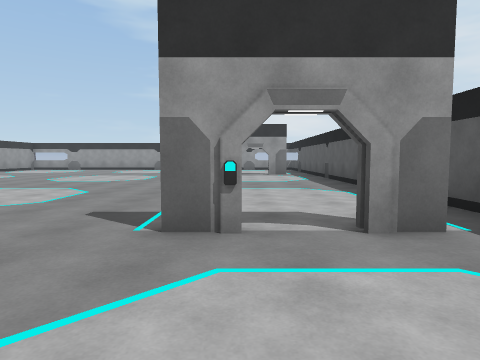
view 1 (above)

14 first-person views from a walk through a scene from a Unity 3-D project. The camera is 1.3 m above the floor, tilts 4° down and sees 75° across. The floor is counted in squares, 2 m on a side. Each view is taken from the middle of a square. On the plan, view 1 faces up. The plan holds only what a view shows up to about 10 squares ahead; the rest is blank. The place goes on beyond the plan. The player is left out.

view 2
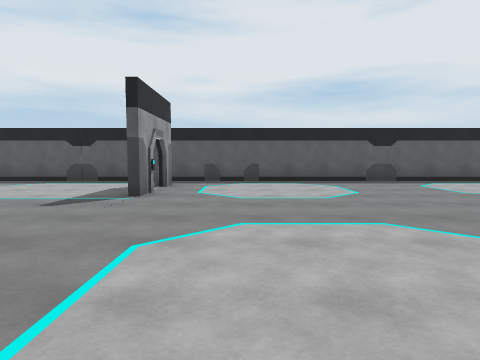

view 3
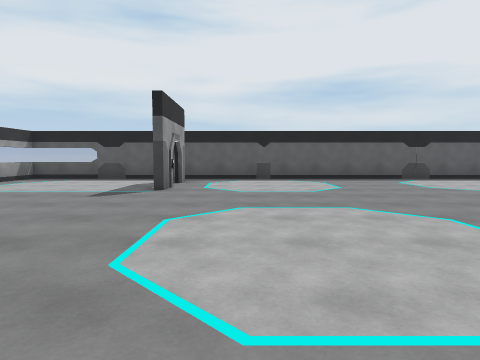

view 4
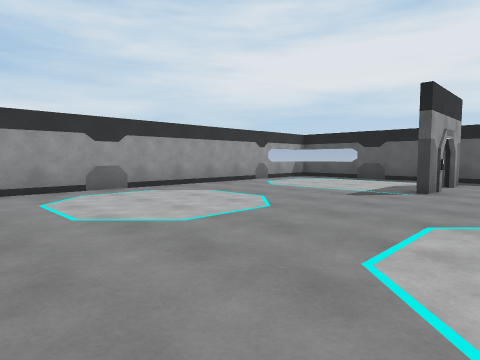

view 5
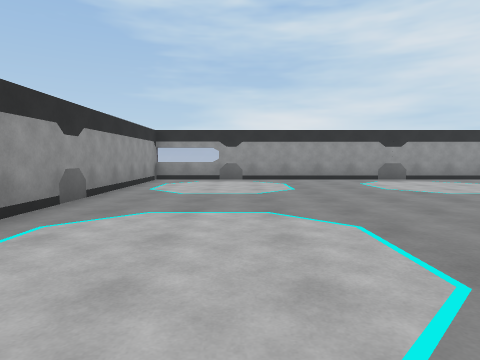

view 6
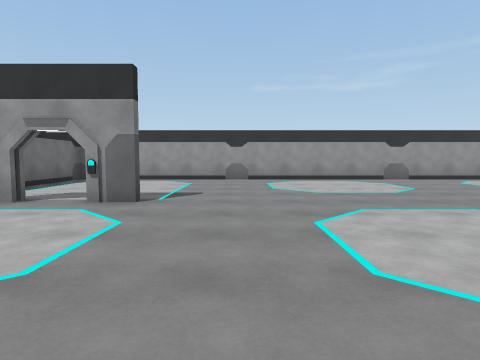

view 7
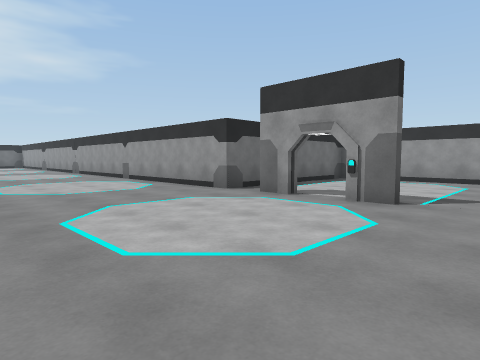

view 8
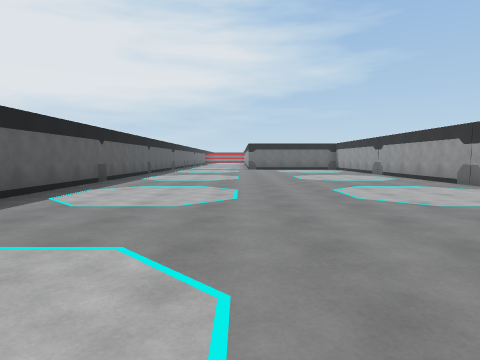

view 9
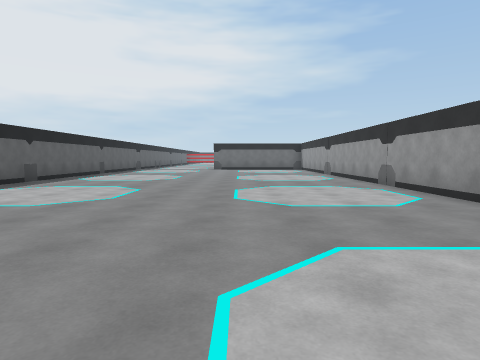

view 10
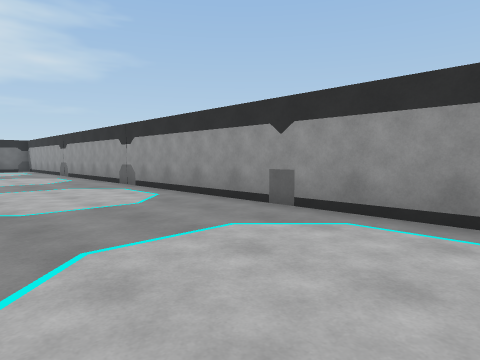

view 11
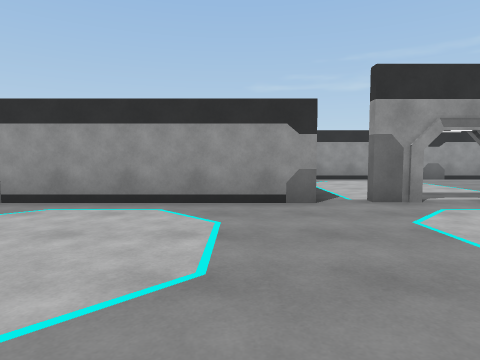

view 12
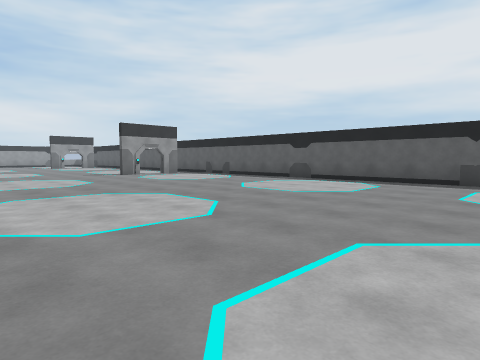

view 13
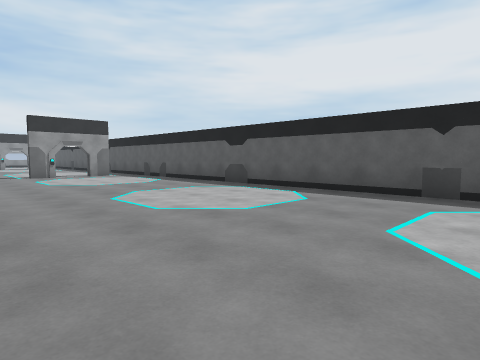

view 14
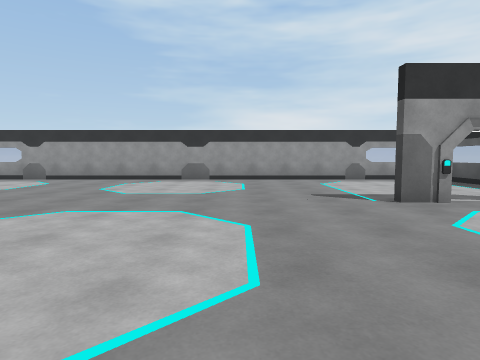

### Floor plan
Points are (right, up) in squares from view 1. A wall is a line through its corners. A room is listed if a view was taken in it or the views show most of it. See-through windows are left out.
Room 1 (views 1, 2, 3, 4, 5, 6, 7, 8, 9, 10, 11, 12, 13, 14)
walls: (-6.5, 4.7) (-6.5, 3.9); (-6.5, 6.5) (-6.5, 5.6); (0.1, 2.7) (-0.8, 2.7); (0.1, 12.6) (-0.8, 12.6); (2.8, -9.1) (2.8, 17.5) (-11.5, 17.5) (-11.5, 3.1) (-6.5, 3.1) (-6.5, -9.5)

Positions as (right, up) in squares from view 1, and headings:
1: (0, 0), facing up
2: (-6, 1), facing right
3: (-7, 11), facing right
4: (-7, 11), facing up-right
5: (-9, 8), facing up
6: (-2, 8), facing left
7: (-2, 8), facing down-left
8: (-1, 1), facing down
9: (-3, 1), facing down
10: (-3, 1), facing down-left
11: (-2, 2), facing left
12: (-6, -9), facing up-right
13: (-3, -9), facing up-right
14: (-3, 8), facing up
